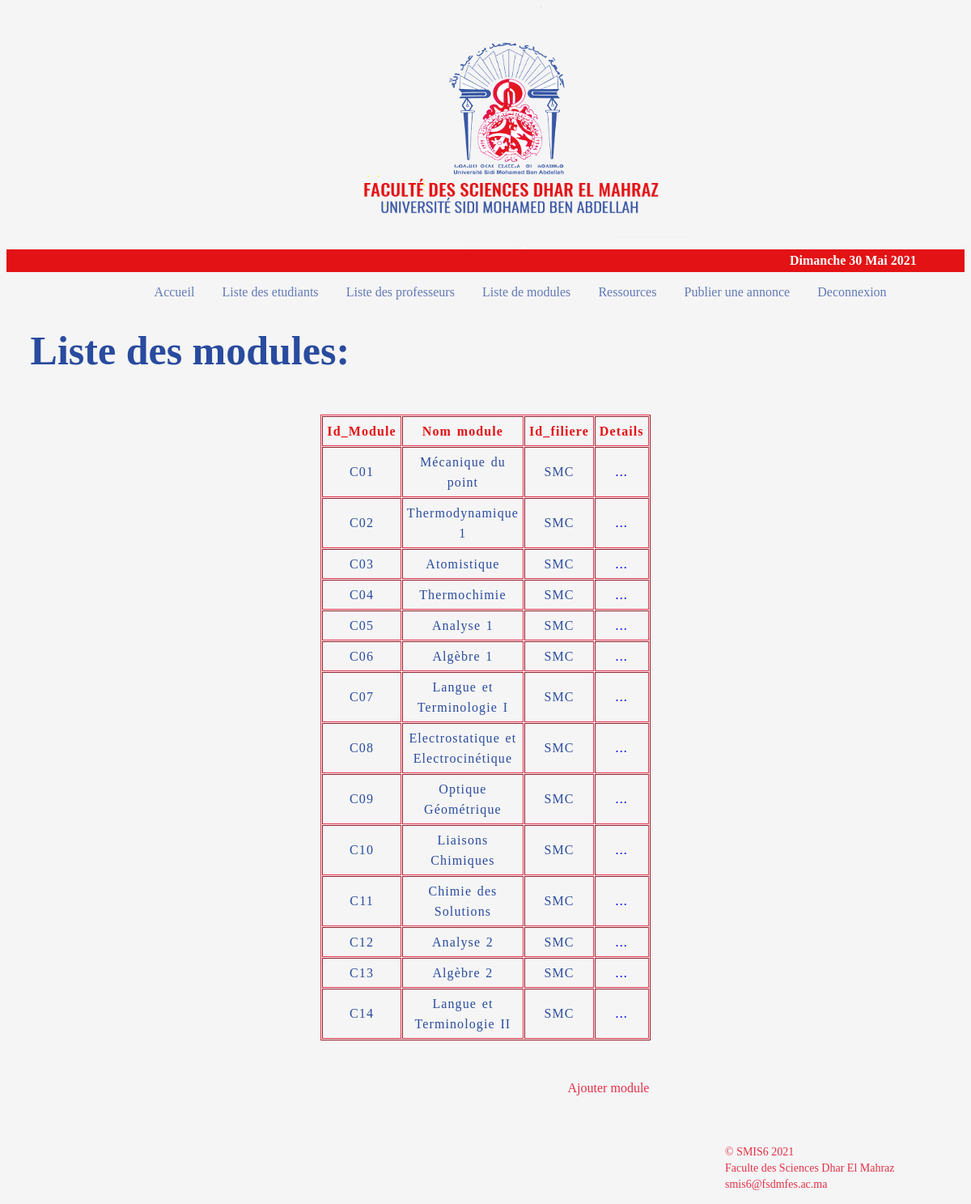
Page /website/html/units_list.php?id_filiere=SMC (signed in) on the committed database.
### tables this page shows
CREATE TABLE `modules` (
  `id_module` varchar(4) NOT NULL,
  `nom_module` varchar(100) NOT NULL,
  `id_filiere` varchar(4) NOT NULL,
  `id_semestre` int(1) NOT NULL DEFAULT 1
);

### website/html/templates/data.php (called while the page is built, shortened)
<?php
require('config.php');
$sql = 'SELECT * FROM modules;';
$result = mysqli_query($conn,$sql);
$modules = [];
while($module = mysqli_fetch_assoc($result)){
	$modules[] = $module;
}
function getUnitsOfCourse($filiere){
	global $modules;
	$modulesDeLaFiliere = [];
	foreach($modules as $module){
		if ($module['id_filiere'] == $filiere) {
			$modulesDeLaFiliere[] = $module;
		}
	}
	return $modulesDeLaFiliere;
}
?>

### website/html/units_list.php (the view, shortened to what this page needs)
<?php
if (isset($_SESSION['user_id']) && isset($_SESSION['user_email'])) {
require('templates/data.php');
if(isset($_GET['id_filiere'])){
	$filiere=$_GET['id_filiere'];
}
$modules=getUnitsOfCourse($filiere);
?>
<!DOCTYPE html>
<html>
<head>
	<link rel="stylesheet" type="text/css" href="../css/style.css">
</head>
<body>
<header id="mainHeader">
	<?php
		include("templates/header.php");
	 ?>
	 <?php
	include('templates/nav.php');
?>
	<div id="main">
		<h1>Liste des modules: </h1>
	</div>
</header>
<section>
<center>
	    <table border="table" cellspacing="1px" cellpadding="5px">
			<thead>
				<tr>
					<th>Id_Module</th>
					<th>Nom module</th>
					<th>Id_filiere</th>
					<th>Details</th>
				</tr>
			</thead>
			<tbody>
				<?php
                    for ($i=0; $i <count($modules) ; $i++) {
				 	echo "
					 	<tr>
                            <td>{$modules[$i]['id_module']}</td>
	 				 		<td>{$modules[$i]['nom_module']}</td>
					 		<td>{$modules[$i]['id_filiere']}</td>
					 		<td>";
					 ?>
					<a style = "text-decoration: none;" class= 'details' href='unit_details.php?id_module=<?=$modules[$i]['id_module']?>'> ... </a>
					<?php
					echo"  </td>
					 	</tr>
					";
				 }
				 ?>
			</tbody>
		</table>
</center>
</section>
<div style="padding-left : 20%">
<?php
	include('templates/nav2.php');
?>
</div>
<?php
	include('templates/footer.php');
 ?>
  <?php
}else {
 header("Location: index.php");
}
?>
</body>
</html>

### website/css/style.css (style rules this page uses)
body { background-color: whitesmoke; }
h1 { color: #294B9E; text-shadow: currentColor; font-size: 50px; padding-left: 2.5%; }
table { margin-top: 50px; margin-bottom: 50px; margin-left:5%; margin-right:5%; text-align: center; letter-spacing: 1.1px; word-spacing: 1.6px; line-height: 25px; width: 30%; padding: 0; border-color:#E33147; }
thead { color:#E31215; }
td { color: #294B9E; }

### rows in the picture
modules: id_module "C01", nom_module "Mécanique du point", id_filiere "SMC"
modules: id_module "C02", nom_module "Thermodynamique 1", id_filiere "SMC"
modules: id_module "C03", nom_module "Atomistique", id_filiere "SMC"
modules: id_module "C04", nom_module "Thermochimie", id_filiere "SMC"
modules: id_module "C05", nom_module "Analyse 1", id_filiere "SMC"
modules: id_module "C06", nom_module "Algèbre 1", id_filiere "SMC"
modules: id_module "C07", nom_module "Langue et Terminologie I", id_filiere "SMC"
modules: id_module "C08", nom_module "Electrostatique et Electrocinétique", id_filiere "SMC"
modules: id_module "C09", nom_module "Optique Géométrique", id_filiere "SMC"
modules: id_module "C10", nom_module "Liaisons Chimiques", id_filiere "SMC"
modules: id_module "C11", nom_module "Chimie des Solutions", id_filiere "SMC"
modules: id_module "C12", nom_module "Analyse 2", id_filiere "SMC"
modules: id_module "C13", nom_module "Algèbre 2", id_filiere "SMC"
modules: id_module "C14", nom_module "Langue et Terminologie II", id_filiere "SMC"

### other values in the picture
$ln["jour"][$jour_de_la_semaine] "Dimanche"
$jour_du_mois "30"
$ln["mois"][$mois] "Mai"
$annee "2021"
$txt "Ajouter module"
